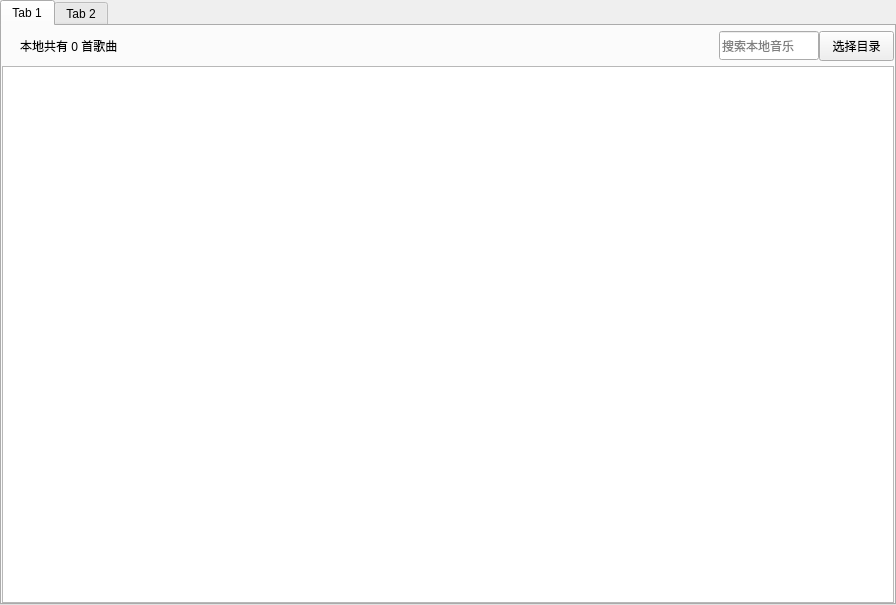
<?xml version="1.0" encoding="UTF-8"?>
<ui version="4.0">
 <class>Local_and_Download</class>
 <widget class="QWidget" name="Local_and_Download">
  <property name="geometry">
   <rect>
    <x>0</x>
    <y>0</y>
    <width>896</width>
    <height>605</height>
   </rect>
  </property>
  <property name="windowTitle">
   <string>Form</string>
  </property>
  <layout class="QGridLayout" name="gridLayout_3">
   <property name="leftMargin">
    <number>0</number>
   </property>
   <property name="topMargin">
    <number>0</number>
   </property>
   <property name="rightMargin">
    <number>0</number>
   </property>
   <property name="bottomMargin">
    <number>0</number>
   </property>
   <property name="spacing">
    <number>0</number>
   </property>
   <item row="0" column="0">
    <widget class="QTabWidget" name="tab_Widget">
     <property name="currentIndex">
      <number>0</number>
     </property>
     <widget class="QWidget" name="widget_2">
      <attribute name="title">
       <string>Tab 1</string>
      </attribute>
      <layout class="QGridLayout" name="gridLayout_2">
       <property name="leftMargin">
        <number>0</number>
       </property>
       <property name="topMargin">
        <number>0</number>
       </property>
       <property name="rightMargin">
        <number>0</number>
       </property>
       <property name="bottomMargin">
        <number>0</number>
       </property>
       <property name="spacing">
        <number>0</number>
       </property>
       <item row="0" column="0">
        <layout class="QHBoxLayout" name="horizontalLayout_3">
         <property name="spacing">
          <number>0</number>
         </property>
         <item>
          <spacer name="horizontalSpacer_5">
           <property name="orientation">
            <enum>Qt::Horizontal</enum>
           </property>
           <property name="sizeType">
            <enum>QSizePolicy::Minimum</enum>
           </property>
           <property name="sizeHint" stdset="0">
            <size>
             <width>18</width>
             <height>20</height>
            </size>
           </property>
          </spacer>
         </item>
         <item>
          <widget class="QLabel" name="lab_MusicSum">
           <property name="minimumSize">
            <size>
             <width>150</width>
             <height>40</height>
            </size>
           </property>
           <property name="maximumSize">
            <size>
             <width>150</width>
             <height>40</height>
            </size>
           </property>
           <property name="text">
            <string>本地共有 0 首歌曲</string>
           </property>
          </widget>
         </item>
         <item>
          <spacer name="horizontalSpacer_2">
           <property name="orientation">
            <enum>Qt::Horizontal</enum>
           </property>
           <property name="sizeHint" stdset="0">
            <size>
             <width>40</width>
             <height>20</height>
            </size>
           </property>
          </spacer>
         </item>
         <item>
          <widget class="QLineEdit" name="line_search">
           <property name="minimumSize">
            <size>
             <width>60</width>
             <height>29</height>
            </size>
           </property>
           <property name="maximumSize">
            <size>
             <width>100</width>
             <height>29</height>
            </size>
           </property>
           <property name="placeholderText">
            <string>搜索本地音乐</string>
           </property>
          </widget>
         </item>
         <item>
          <widget class="QPushButton" name="btn_openFile">
           <property name="minimumSize">
            <size>
             <width>75</width>
             <height>30</height>
            </size>
           </property>
           <property name="maximumSize">
            <size>
             <width>75</width>
             <height>30</height>
            </size>
           </property>
           <property name="text">
            <string>选择目录</string>
           </property>
          </widget>
         </item>
        </layout>
       </item>
       <item row="1" column="0">
        <widget class="QTableWidget" name="tableWidget">
         <property name="minimumSize">
          <size>
           <width>890</width>
           <height>500</height>
          </size>
         </property>
        </widget>
       </item>
      </layout>
     </widget>
     <widget class="QWidget" name="widget">
      <attribute name="title">
       <string>Tab 2</string>
      </attribute>
     </widget>
    </widget>
   </item>
  </layout>
 </widget>
 <resources/>
 <connections/>
</ui>
